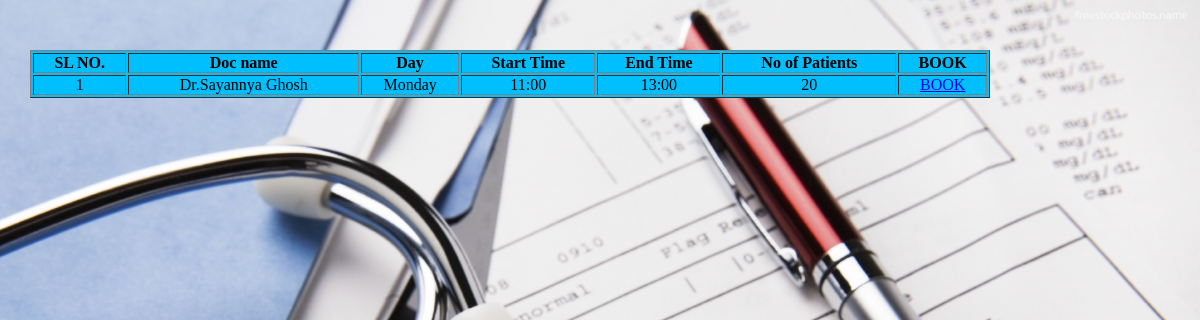
The app's page /booking.php?did=15 with its own data.
### tables this page shows
CREATE TABLE `alloted_tbl` (
  `aid` int(4) NOT NULL,
  `docid` int(4) NOT NULL,
  `day` varchar(20) NOT NULL,
  `starttime` varchar(10) NOT NULL,
  `endtime` varchar(10) NOT NULL,
  `noofpatients` int(5) NOT NULL
);

CREATE TABLE `doctor_tbl` (
  `docid` int(6) NOT NULL,
  `docname` varchar(20) NOT NULL,
  `docemail` varchar(20) NOT NULL,
  `docpic` varchar(50) NOT NULL,
  `docphn` varchar(10) NOT NULL,
  `docquali` varchar(50) NOT NULL,
  `docdept` varchar(50) NOT NULL,
  `docexp` varchar(20) NOT NULL,
  `docfees` int(4) NOT NULL
);

### booking.php (the view, shortened to what this page needs)
<?php
$con = mysqli_connect("localhost","root","","doctor_master");
?>
<html>
	<head>
		<link rel="stylesheet" type="text/css" href="../doctor/style.css"/>
	</head>
	<body>
			<table border="1">
						 <thead>
											<tr>
                                            <th>SL NO.</th>
                                                <th>Doc name</th>
												<th>Day</th>
												<th>Start Time</th>
												<th>End Time</th>
												<th>No of Patients</th>
												<th> BOOK </th>
											</tr>
										</thead>
								<tbody>
										<?php
											$docid=$_REQUEST['did'];
										?>
                                            <?php
                                      $sql="select * from alloted_tbl where docid='$docid'";
                                      $rs=mysqli_query($con,$sql);
									  $count=1;
                                      while($d=mysqli_fetch_array($rs))
                                      {
                                             ?>
                                            <tr>
	<td><?php echo $count;?></td>
	<td><?php $sql1="select * from doctor_tbl where docid=".$d['docid'];
	$rs1=mysqli_query($con,$sql1);
	$d1=mysqli_fetch_array($rs1);
	echo $d1['docname'];
	?></td>
	<td><?php echo $d['day'];?></td>
	<td><?php echo $d['starttime'];?></td>
	<td><?php echo $d['endtime'];?></td>
	<td><?php echo $d['noofpatients'];?></td>
											<td><a href="login.php?id=<?php echo $d['aid'];?>"> BOOK </a></td>
											</tr>
                                             <?php
											 $count++;
									  }
									  ?>
                                    </tbody>
									</table>
	</body>
</html>

### style.css (style rules this page uses)
* { margin:0; padding:0; }
body { background-image:url(images/doctor.jpg); background-size:cover; }
body { font-family:verdana; font:size:20px; margin:0; line-height:24px; }
table { background-color: deepskyblue; margin-top:50px; color: black; table-layout:auto; margin-left:30px; width:80%; text-align:center; }

### booking.php (style rules this page uses)
body { background-image:url(admin/uploadpics/5.jpg); background-repeat: no-repeat; background-size: cover; background-position:center; margin:0; font:size:20px; line-height:24px; }

### records on screen
alloted_tbl: docid.docname "Dr.Sayannya Ghosh", day "Monday", starttime "11:00", endtime "13:00", noofpatients "20"
